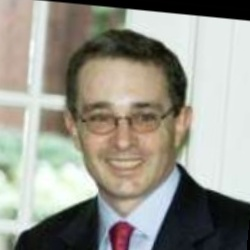
#> input picture Data-peopleFaces/Alvaro_Uribe/Alvaro_Uribe_0005.jpg, 250 x 250 px; its folder holds only this picture in this run
$ python SVM.py
#> lines starting #> are read from the running program, lines starting #| are printed output that depends on the picture
import os
import cv2
import numpy as np
import matplotlib.pyplot as plt
from skimage.feature import hog
from sklearn.model_selection import train_test_split
from sklearn.svm import SVC  # Changed here to SVC
from sklearn.metrics import accuracy_score, classification_report
from sklearn.decomposition import PCA

# === Step 1: Set the variable to control PCA ===
USE_PCA = True  # Change to False if you don't want to use PCA
USE_HOG = True  # Change to True if you want to use HOG
CHECK = False


# Function to use HOG
def extract_hog_features(X, cell_size=(8, 8), block_size=(2, 2), pixels_per_cell=(8, 8)):
    hog_features = []
    for img in X:
        fd, _ = hog(img.reshape(64, 64), orientations=9, pixels_per_cell=pixels_per_cell, cells_per_block=block_size,
                    visualize=True)
        hog_features.append(fd)
    return np.array(hog_features)


# === Step 2: Load the data ===
def load_images(root_dir, img_size=(64, 64)):
#> called with root_dir = '../Data-peopleFaces', img_size = (64, 64)
    images, labels = [], []
    class_names = sorted(os.listdir(root_dir))  # List of classes

    for label, folder in enumerate(class_names):
        folder_path = os.path.join(root_dir, folder)
        if not os.path.isdir(folder_path):
            continue  # Ignore irrelevant files

        for filename in os.listdir(folder_path):
            img_path = os.path.join(folder_path, filename)
            img = cv2.imread(img_path, cv2.IMREAD_GRAYSCALE)  # Grayscale image
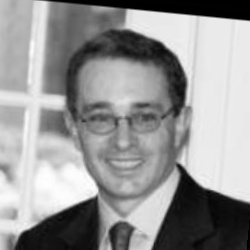
#> img: shape (250, 250); min 0, max 255, mean 149.5
            if img is None:
                print(f"⚠️ Error loading {img_path}")
                continue

            img = cv2.resize(img, img_size)  # Resizing
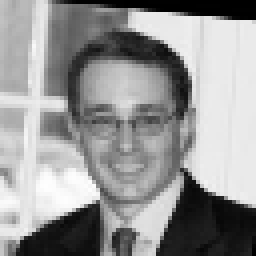
#> img: shape (64, 64) (shown 4 times larger); min 0, max 254, mean 149.4
            images.append(img.flatten())  # Flatten the image into a vector
            labels.append(label)  # Get the class number (0, 1, 2...)
#> pass 2 of the loop in load_images, `for label, folder in enumerate(class_names):`:
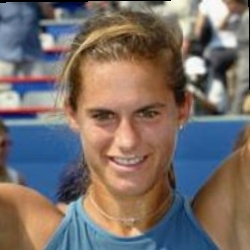
#> input picture Data-peopleFaces/Amelie_Mauresmo/Amelie_Mauresmo_0012.jpg, 250 x 250 px
#> in load_images, `img = cv2.imread(img_path, cv2.IMREAD_GRAYSCALE)`:
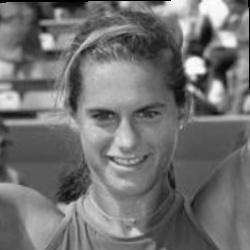
#> img: shape (250, 250); min 0, max 252, mean 113.3
#> in load_images, `img = cv2.resize(img, img_size)`:
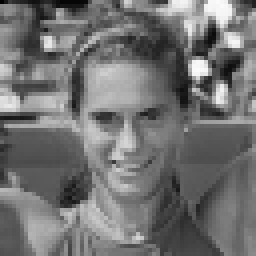
#> img: shape (64, 64) (shown 4 times larger); min 0, max 251, mean 113.4
#> pass 3 of the loop in load_images, `for label, folder in enumerate(class_names):`:
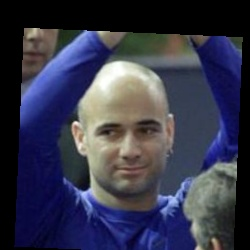
#> input picture Data-peopleFaces/Andre_Agassi/Andre_Agassi_0011.jpg, 250 x 250 px
#> in load_images, `img = cv2.imread(img_path, cv2.IMREAD_GRAYSCALE)`:
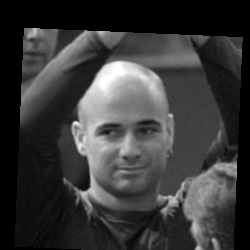
#> img: shape (250, 250); min 0, max 255, mean 57.2
#> in load_images, `img = cv2.resize(img, img_size)`:
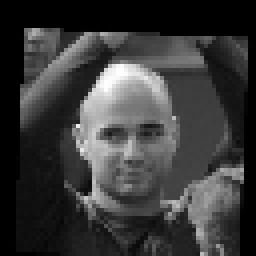
#> img: shape (64, 64) (shown 4 times larger); min 0, max 255, mean 57.3

    return np.array(images), np.array(labels), class_names


# Define the path for images
data_dir = "../Data-peopleFaces"  # Update the path accordingly
X, y, class_names = load_images(data_dir)

# === Step 3: Split the data into training and testing sets ===
#> (the run stopped early here; a loop or call above may not have finished)
